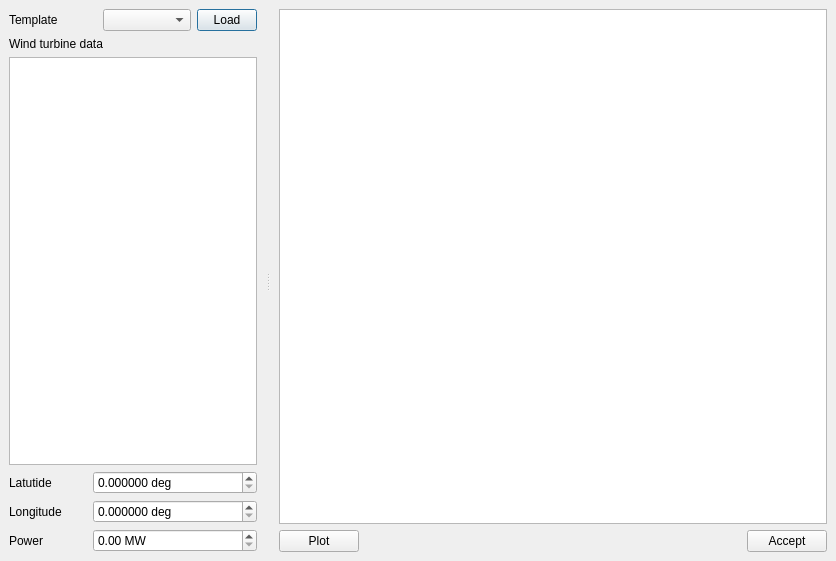
<?xml version="1.0" encoding="UTF-8"?>
<ui version="4.0">
 <class>MainWindow</class>
 <widget class="QDialog" name="MainWindow">
  <property name="geometry">
   <rect>
    <x>0</x>
    <y>0</y>
    <width>836</width>
    <height>561</height>
   </rect>
  </property>
  <property name="windowTitle">
   <string>Wind power wizard</string>
  </property>
  <property name="windowIcon">
   <iconset resource="icons.qrc">
    <normaloff>:/Icons/icons/wind_power.png</normaloff>:/Icons/icons/wind_power.png</iconset>
  </property>
  <layout class="QVBoxLayout" name="verticalLayout">
   <property name="leftMargin">
    <number>0</number>
   </property>
   <property name="topMargin">
    <number>0</number>
   </property>
   <property name="rightMargin">
    <number>0</number>
   </property>
   <property name="bottomMargin">
    <number>0</number>
   </property>
   <item>
    <widget class="QSplitter" name="splitter">
     <property name="orientation">
      <enum>Qt::Horizontal</enum>
     </property>
     <widget class="QFrame" name="frame">
      <property name="frameShape">
       <enum>QFrame::NoFrame</enum>
      </property>
      <property name="frameShadow">
       <enum>QFrame::Raised</enum>
      </property>
      <layout class="QGridLayout" name="gridLayout_2">
       <item row="4" column="0" colspan="3">
        <widget class="QTableView" name="windTurbineTableView"/>
       </item>
       <item row="3" column="0" colspan="2">
        <widget class="QLabel" name="label_3">
         <property name="text">
          <string>Wind turbine data</string>
         </property>
        </widget>
       </item>
       <item row="7" column="0">
        <widget class="QLabel" name="label">
         <property name="text">
          <string>Power</string>
         </property>
        </widget>
       </item>
       <item row="7" column="1" colspan="2">
        <widget class="QDoubleSpinBox" name="powerSpinBox">
         <property name="suffix">
          <string> MW</string>
         </property>
         <property name="maximum">
          <double>99999.000000000000000</double>
         </property>
        </widget>
       </item>
       <item row="2" column="0" colspan="3">
        <widget class="QFrame" name="frame_3">
         <property name="frameShape">
          <enum>QFrame::NoFrame</enum>
         </property>
         <property name="frameShadow">
          <enum>QFrame::Raised</enum>
         </property>
         <layout class="QHBoxLayout" name="horizontalLayout_2">
          <property name="leftMargin">
           <number>0</number>
          </property>
          <property name="topMargin">
           <number>0</number>
          </property>
          <property name="rightMargin">
           <number>0</number>
          </property>
          <property name="bottomMargin">
           <number>0</number>
          </property>
          <item>
           <widget class="QLabel" name="label_2">
            <property name="maximumSize">
             <size>
              <width>90</width>
              <height>16777215</height>
             </size>
            </property>
            <property name="text">
             <string>Template</string>
            </property>
           </widget>
          </item>
          <item>
           <widget class="QComboBox" name="templeteComboBox"/>
          </item>
          <item>
           <widget class="QPushButton" name="loadButton">
            <property name="maximumSize">
             <size>
              <width>60</width>
              <height>16777215</height>
             </size>
            </property>
            <property name="text">
             <string>Load</string>
            </property>
           </widget>
          </item>
         </layout>
        </widget>
       </item>
       <item row="6" column="1" colspan="2">
        <widget class="QDoubleSpinBox" name="longitudeSpinBox">
         <property name="suffix">
          <string> deg</string>
         </property>
         <property name="decimals">
          <number>6</number>
         </property>
         <property name="maximum">
          <double>99999.000000000000000</double>
         </property>
        </widget>
       </item>
       <item row="5" column="1" colspan="2">
        <widget class="QDoubleSpinBox" name="latitudeSpinBox">
         <property name="suffix">
          <string> deg</string>
         </property>
         <property name="decimals">
          <number>6</number>
         </property>
         <property name="maximum">
          <double>99999.000000000000000</double>
         </property>
        </widget>
       </item>
       <item row="5" column="0">
        <widget class="QLabel" name="label_4">
         <property name="text">
          <string>Latutide</string>
         </property>
        </widget>
       </item>
       <item row="6" column="0">
        <widget class="QLabel" name="label_5">
         <property name="text">
          <string>Longitude</string>
         </property>
        </widget>
       </item>
      </layout>
     </widget>
     <widget class="QFrame" name="frame_4">
      <property name="frameShape">
       <enum>QFrame::NoFrame</enum>
      </property>
      <property name="frameShadow">
       <enum>QFrame::Raised</enum>
      </property>
      <layout class="QGridLayout" name="gridLayout">
       <item row="1" column="0" colspan="2">
        <widget class="QPushButton" name="plotButton">
         <property name="text">
          <string>Plot</string>
         </property>
        </widget>
       </item>
       <item row="1" column="2">
        <spacer name="horizontalSpacer_2">
         <property name="orientation">
          <enum>Qt::Horizontal</enum>
         </property>
         <property name="sizeHint" stdset="0">
          <size>
           <width>394</width>
           <height>20</height>
          </size>
         </property>
        </spacer>
       </item>
       <item row="1" column="3">
        <widget class="QPushButton" name="acceptButton">
         <property name="text">
          <string>Accept</string>
         </property>
        </widget>
       </item>
       <item row="0" column="0" colspan="4">
        <widget class="QTableView" name="tableView_2"/>
       </item>
      </layout>
     </widget>
    </widget>
   </item>
  </layout>
  <action name="actionCopy_to_clipboard">
   <property name="icon">
    <iconset>
     <normaloff>:/Icons/icons/copy.png</normaloff>:/Icons/icons/copy.png</iconset>
   </property>
   <property name="text">
    <string>Copy to clipboard</string>
   </property>
  </action>
  <action name="actionSave">
   <property name="icon">
    <iconset>
     <normaloff>:/Icons/icons/import_profiles.png</normaloff>:/Icons/icons/import_profiles.png</iconset>
   </property>
   <property name="text">
    <string>Save</string>
   </property>
  </action>
 </widget>
 <resources>
  <include location="icons.qrc"/>
 </resources>
 <connections/>
</ui>
